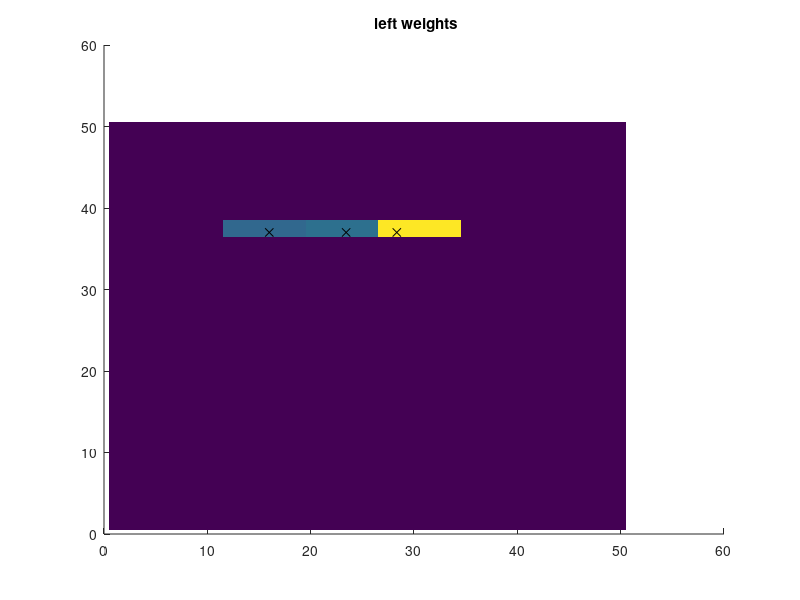
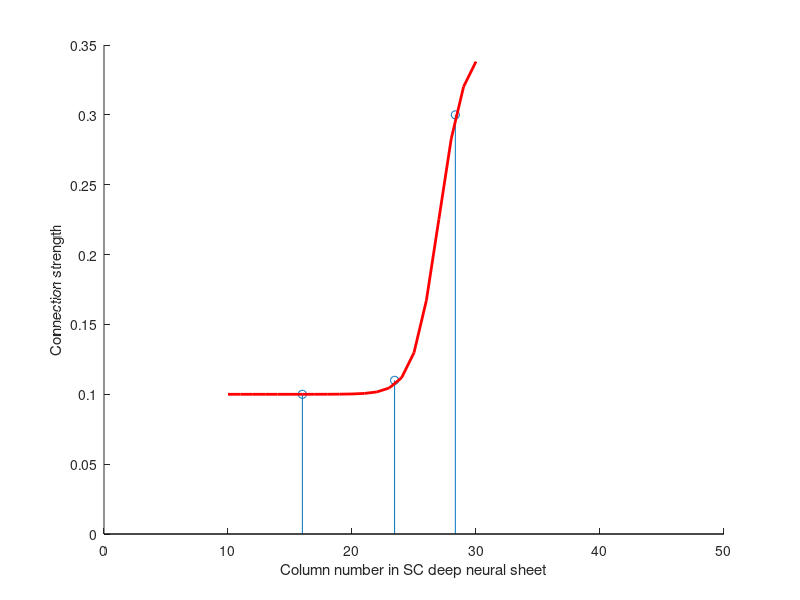

The MATLAB script that drew these images, in order: (Note: this script raises an error after producing the figures.)
% create SCdeep - llbn weights

clear all 
close all 
clc

wl = zeros(50,50);
wr = zeros(50,50);

wr(12,:) = linspace(0,1,50);
wr(13,:) = linspace(0,1,50);
wl(37,:) = linspace(0,1,50);
wl(38,:) = linspace(0,1,50);

wl(:,1:14) = 0;
wr(:,1:5) = 0;

window_size = 150;
E2 = 2.5;
nfs = 50;
Mf = nfs/(E2*log(((window_size/2)/E2)+1));

% need to find D for which E is 5, 10 and 15 degrees
E = [5 10 15];
D = Mf.*E2.*log(1+(E./E2));

% Hand manipulate weights
wl(37,12:20) = 0.10; % 0.8
wl(37,20:26) = 0.11;   % 0.12
wl(37,27:35) = 0.3;  % 0.3
wl(37,35:end) = 0;

wl(38,:) = wl(37,:);

wr(12,:) = wl(37,:);
wr(13,:) = wl(37,:);

figure(1); clf; hold on
imagesc(wl);
title(' left weights')
plot(D,[37 37 37],'xk')

figure(2); clf; hold on
%plot(1:50,wl(37,:))
stem(D,wl(37,round(D)))
%title('weights left at 5 ,10 and 15 degrees')

%%%%%%%%%%%%%%%%%%%%%%%%%%%%%%%%%%%%
% figure(3);
d = 10:30
y =  0.1+0.25./(1+exp(-d+27));
%y(d<10) = [];
%y(d>30) = [];

%d(d<10) = [];
%d(d>30) = [];

plot(d,y,'r','lineWidth',2)
xlim([0 50]);
xlabel('Column number in SC deep neural sheet')
ylabel('Connection strength');

wl(37,:) = y;
wl(38,:) = y;
wr(12,:) = y;
wr(13,:) = y;
%%%%%%%%%%%%%%%%%%%%%%%%%%%%%%%%%%%%%%%%

wl = reshape(wl,50*50,1);
wr = reshape(wr,50*50,1);

csvwrite('ScLlbnWeightsLeft.csv',wl);
csvwrite('ScLlbnWeightsRight.csv',wr);

input('rtn to exit','s')
